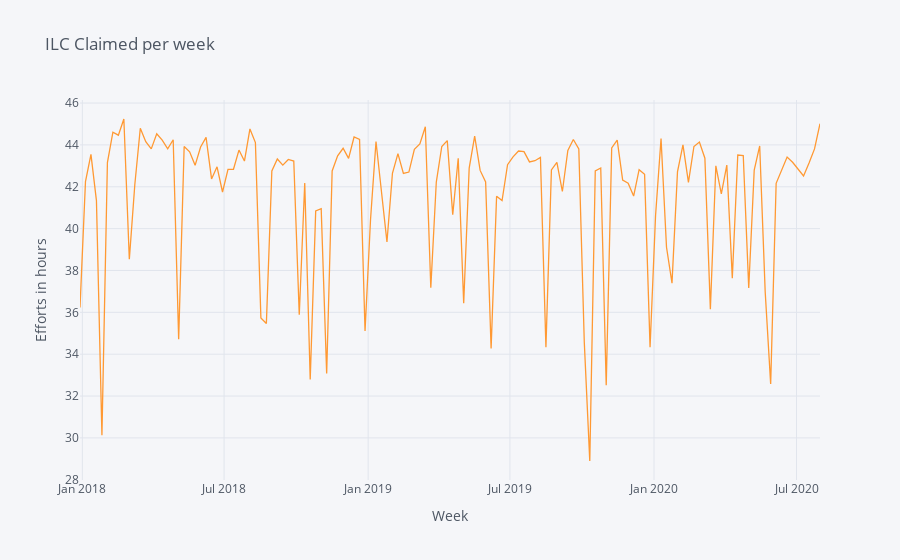

Notebook source saved alongside this figure:
### Code cell
# plot the graph for every actual data
df_ilc_holidays.loc[df_actuals_first_index:df_actuals_last_index]['Mean hours'].iplot(title='ILC Claimed per week',xTitle='Week',yTitle='Efforts in hours')

### Figure 1 — Plotly figure (JSON) as saved in the notebook; plotly's stock layout.template omitted (floating-point values rounded to 4 significant figures; data arrays with more than 128 entries replaced by an {"elided": "..."} marker saying what was removed)
{"data": [{"line": {"color": "rgba(255, 153, 51, 1.0)", "dash": "solid", "shape": "linear", "width": 1.3}, "mode": "lines", "name": "Mean hours", "text": "", "type": "scatter", "x": {"elided": "136 str values"}, "y": {"elided": "136 float values"}}], "layout": {"legend": {"bgcolor": "#F5F6F9", "font": {"color": "#4D5663"}}, "paper_bgcolor": "#F5F6F9", "plot_bgcolor": "#F5F6F9", "title": {"font": {"color": "#4D5663"}, "text": "ILC Claimed per week"}, "xaxis": {"gridcolor": "#E1E5ED", "showgrid": true, "tickfont": {"color": "#4D5663"}, "title": {"font": {"color": "#4D5663"}, "text": "Week"}, "zerolinecolor": "#E1E5ED"}, "yaxis": {"gridcolor": "#E1E5ED", "showgrid": true, "tickfont": {"color": "#4D5663"}, "title": {"font": {"color": "#4D5663"}, "text": "Efforts in hours"}, "zerolinecolor": "#E1E5ED"}}}
